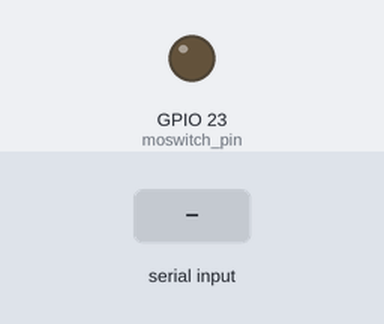
Bench run of a program on a simulated Raspberry Pi (BCM pin numbers). Parts: output pins drawn as LEDs (lit = HIGH). The test bench sets the inputs (shaded band). Files the program writes start out absent; pins used as bus, display or sensor lines are not drawn; what the program prints to the terminal is not drawn.

Above: at 1.2 s.
1.3 s: "1" typed at the terminal, then Enter
2.8 s: "0" typed at the terminal, then Enter
At 3.7 s:
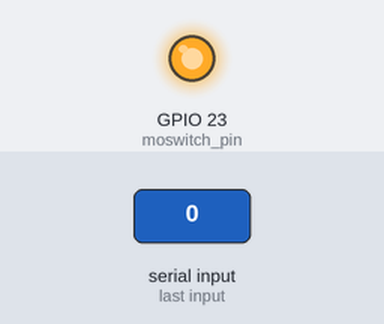
4.3 s: "2" typed at the terminal, then Enter
At 4.8 s:
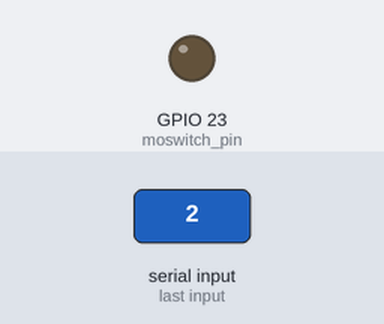
Timing chart, 0 to 7.3 s (numbered marks = the images above; inputs shaded):
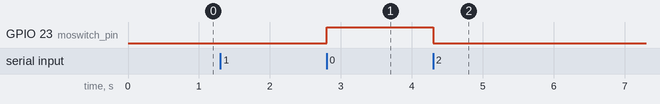

The program:

Capacitance.py
```python
#/usr/bin/env python
#
#	Capacitance.py
#       Python script for UWS first year lab
#       Measuring capacitance experiment
#       James Keatings
#       James.Keatings@uws.ac.uk
#       Including scripts based on voltage.py from www.kookye.com
#
#


import time
import RPi.GPIO as GPIO
import sys


#Set up GPIO
AO_pin = 0
SPICLK = 11         #ADC pin 1
SPIMISO = 9         #ADC pin 2
SPIMOSI = 10        #ADC pin 3
SPICS = 8            #ADC pin 4
moswitch_pin = 23    #MOSWITCH pin
GPIO.setwarnings(False)
GPIO.setmode(GPIO.BCM)

GPIO.setup(SPICLK, GPIO.OUT)
GPIO.setup(SPIMISO, GPIO.IN)
GPIO.setup(SPIMOSI, GPIO.OUT)
GPIO.setup(SPICS, GPIO.OUT)
GPIO.setup(moswitch_pin, GPIO.OUT)

GPIO.output(moswitch_pin,0)


########################################################################
# FUNCTION DEFINITION COPIED FROM voltage.py FROM www.kookye.com
#read SPI data from MCP3008(or MCP3204) chip,8 possible adc's (0 thru 7)
def readadc(adcnum, clockpin, mosipin, misopin, cspin):
        if ((adcnum > 7) or (adcnum < 0)):
                return -1
        GPIO.output(cspin, True)

        GPIO.output(clockpin, False)  # start clock low
        GPIO.output(cspin, False)     # bring CS low

        commandout = adcnum
        commandout |= 0x18  # start bit + single-ended bit
        commandout <<= 3    # we only need to send 5 bits here
        for i in range(5):
                if (commandout & 0x80):
                        GPIO.output(mosipin, True)
                else:
                        GPIO.output(mosipin, False)
                commandout <<= 1
                GPIO.output(clockpin, True)
                GPIO.output(clockpin, False)

        adcout = 0
        # read in one empty bit, one null bit and 10 ADC bits
        for i in range(12):
                GPIO.output(clockpin, True)
                GPIO.output(clockpin, False)
                adcout <<= 1
                if (GPIO.input(misopin)):
                        adcout |= 0x1

        GPIO.output(cspin, True)
        adcout >>= 1       # first bit is 'null' so drop it
        #return adcout      #original line
        return adcout*(3.3/1024)*5  #edited line


########################################################################


#open file to write results to in case of error
f = open("results_capacitance.txt","w")


#BEGINING OF THE EXPERIMENT
print('Welcome to the Capacitance lab experiment. In this experiment you will adjust a variable resistor and observe the affect it has on the time a capacitor takes to discharge.')
input("When you are ready to begin please press Enter to continue.")


#Explanation for stduent
print('\nExplanation goes here bla bla bla.')
input("When you are ready to begin the measurements, please press Enter to continue.")


#Charge the capacitor
GPIO.output(moswitch_pin,1)


#Switch the moswitch to engage the discharge circuit
print('The switch will now disconnect the capacitor from the charging circuit and connect it to the discharging circuit. You will notice that the green LED turns off, and the red LED turns on. As the capacitor discharges the voltage will be printed every 10 seconds.')
input("When you are ready to begin, please press Enter to continue.")
GPIO.output(moswitch_pin,0)

i = 0
while(i<20):
    voltage = readadc(AO_pin, SPICLK, SPIMOSI, SPIMISO, SPICS)
    print(str(i) + ": Voltage = " + str("%.2f"%voltage) + "V")
    time.sleep(10)
    i=i+1

#END OF THE EXPERIMENT
print('You have now taken all measurements required for this experiment.\nPlease refer to the labscript for the next steps.')

GPIO.cleanup()
sys.exit()
```

Measured:
- after the input at 1.3 s, every drawn part: stays the same
- after the input at 2.8 s, GPIO 23 (moswitch_pin): LOW → HIGH at once
- after the input at 4.3 s, GPIO 23 (moswitch_pin): HIGH → LOW at once
